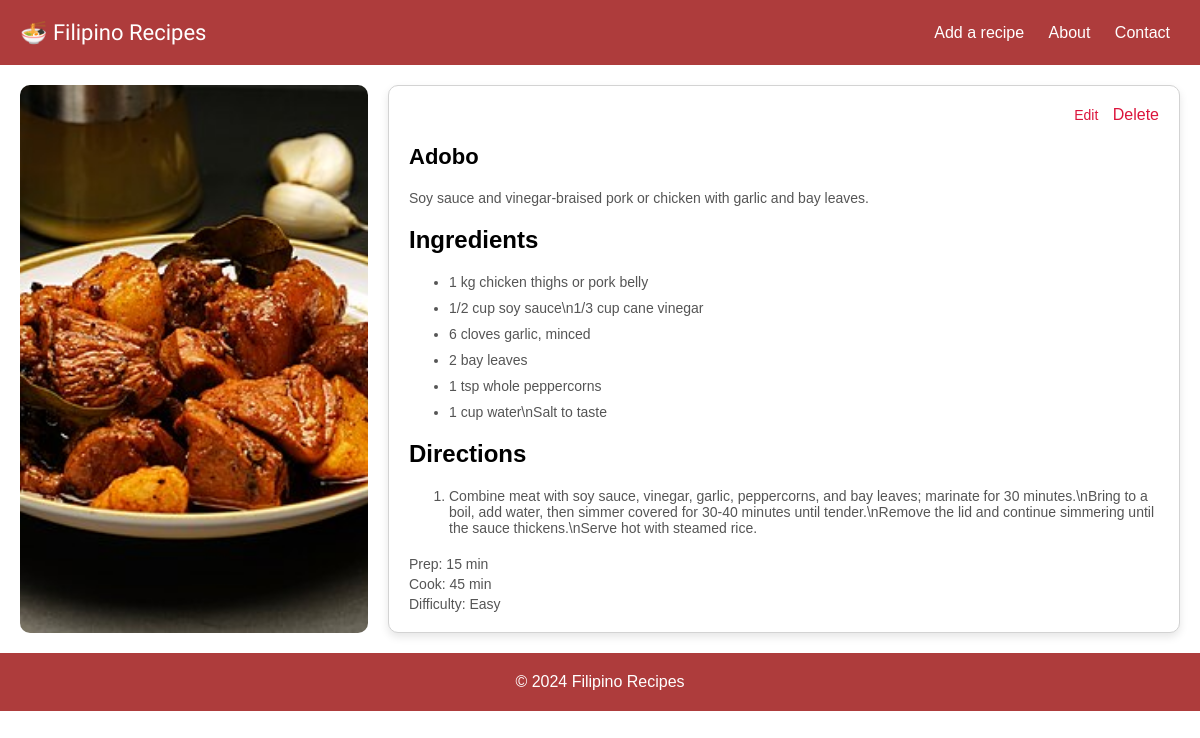
/recipe/1, run on the app's committed database.
### tables this page shows
CREATE TABLE "recipes" (id INTEGER PRIMARY KEY AUTOINCREMENT, name TEXT NOT NULL, category TEXT NOT NULL, short_description TEXT NOT NULL, long_description TEXT, ingredients_text TEXT, directions_text TEXT, image_path TEXT, image_alt TEXT, prep_time TEXT, cook_time TEXT, difficulty TEXT);

### app.py (the view)
    @app.route('/recipe/<int:recipe_id>')
    def recipe_detail(recipe_id):
        db = get_db()
        recipe_row = db.execute('SELECT * FROM recipes WHERE id = ?', (recipe_id,)).fetchone()
        if recipe_row is None:
            return "Recipe not found", 404
        recipe = dict(recipe_row)
        ingredients = [line.strip() for line in (recipe.get('ingredients_text') or '').splitlines() if line.strip()]
        directions = [line.strip() for line in (recipe.get('directions_text') or '').splitlines() if line.strip()]
        recipe_context = {
            'id': recipe['id'],
            'name': recipe['name'],
            'category': recipe['category'],
            'long_description': recipe.get('long_description') or recipe.get('short_description'),
            'image_path': recipe.get('image_path') or 'images/about.webp',
            'image_alt': recipe.get('image_alt') or f"{recipe['name']} plated",
            'ingredients': ingredients,
            'directions': directions,
            'prep_time': recipe.get('prep_time'),
            'cook_time': recipe.get('cook_time'),
            'difficulty': recipe.get('difficulty')
        }
        return render_template('recipe_detail.html', recipe=recipe_context, active_page='recipe_detail')

### db.py (called while the page is built)
def get_db():
    if 'db' not in g:
        database_path = current_app.config['DATABASE']
        g.db = sqlite3.connect(database_path)
        g.db.row_factory = sqlite3.Row
    return g.db

### templates/recipe_detail.html (shortened to what this page needs)
{% extends "base.html" %}
{% block content %}
<main class="recipe-content" role="main">
    <img src="{{ url_for('static', filename=recipe.image_path) }}" alt="{{ recipe.image_alt }}" class="recipe-image">
    <article class="recipe-details-container">
        <div class="recipe-actions">
            <a href="{{ url_for('edit_recipe', recipe_id=recipe.id) }}" class="action-link" aria-label="Edit this recipe">Edit</a>
            <form action="{{ url_for('delete_recipe', recipe_id=recipe.id) }}" method="post" class="inline-form" onsubmit="return confirm('Are you sure you want to delete this recipe?');">
                <button type="submit" class="action-link" aria-label="Delete this recipe">Delete</button>
            </form>
        </div>
        <h1>{{ recipe.name }}</h1>
        <p class="recipe-description">{{ recipe.long_description }}</p>
        <section class="ingredients-section">
            <h2 class="section-title">Ingredients</h2>
            <ul>
                {% for item in recipe.ingredients %}
                <li>{{ item }}</li>
                {% endfor %}
            </ul>
        </section>
        <section class="directions-section">
            <h2 class="section-title">Directions</h2>
            <ol>
                {% for step in recipe.directions %}
                <li>{{ step }}</li>
                {% endfor %}
            </ol>
        </section>
        <footer class="recipe-meta">
            <div class="recipe-info" data-recipe-id="{{ recipe.id }}" data-category="{{ recipe.category }}">
                {% if recipe.prep_time %}<span class="prep-time">Prep: {{ recipe.prep_time }}</span>{% endif %}
                {% if recipe.cook_time %}<span class="cook-time">Cook: {{ recipe.cook_time }}</span>{% endif %}
                {% if recipe.difficulty %}<span class="difficulty">Difficulty: {{ recipe.difficulty }}</span>{% endif %}
            </div>
        </footer>
    </article>
</main>
{% endblock %}

### static/css/styles.css (style rules this page uses)
:root { --red-color: rgb(174, 60, 60); --dark-red: rgb(150, 60, 60); --light-gray: #f4f4f4; --border-color: #ccc; }
body { margin: 0; font-family: Arial, sans-serif; box-sizing: border-box; }
.recipe-content { display: flex; flex-wrap: wrap; gap: 20px; padding-left: 20px; padding-right: 20px; box-sizing: border-box; }
.recipe-image { width: 30%; max-width: 100%; height: auto; border-radius: 10px; object-fit: cover; }
.recipe-details-container { flex: 1; padding: 20px; background-color: white; border: 1px solid lightgrey; box-shadow: 0px 4px 8px rgba(0, 0, 0, 0.1); border-radius: 10px; box-sizing: border-box; width: calc(70% - 40px); }
.recipe-info { display: flex; flex-direction: column; gap: 4px; align-items: flex-start; }
.recipe-info span { font-size: 14px; color: #555; }
.recipe-details-container h1 { font-size: 22px; margin-bottom: 20px; }
.recipe-details-container p, .recipe-details-container ul, .recipe-details-container ol { font-size: 14px; margin-bottom: 20px; color: #555; }
.recipe-details-container ul li, .recipe-details-container ol li { margin-bottom: 10px; }
.recipe-actions { text-align: right; margin-bottom: 20px; }
.action-link { font-size: 14px; color: rgb(220, 20, 60); text-decoration: none; margin-left: 10px; transition: color 0.3s ease; }
.inline-form { display: inline; }
.inline-form .action-link { background: none; border: none; padding: 0; font: inherit; cursor: pointer; }

### data on the page
recipes: image_path+image_alt (picture), name "Adobo", long_description "Soy sauce and vinegar-braised pork or chicken with garlic and bay leaves.", directions_text "Combine meat with soy sauce, vinegar, garlic, peppercorns, and bay leaves; marinate for 30 minutes.\\nBring to a boil, add water, then simmer covered for 30-40 minutes until tender.\\nRemove the lid and continue simmering until the sauce thickens.\\nServe hot with steamed rice.", prep_time "15 min", cook_time "45 min", difficulty "Easy"

### other printed values
{{ item }} "1 kg chicken thighs or pork belly" "1/2 cup soy sauce\\n1/3 cup cane vinegar" "6 cloves garlic, minced" "2 bay leaves" "1 tsp whole peppercorns" "1 cup water\\nSalt to taste"
